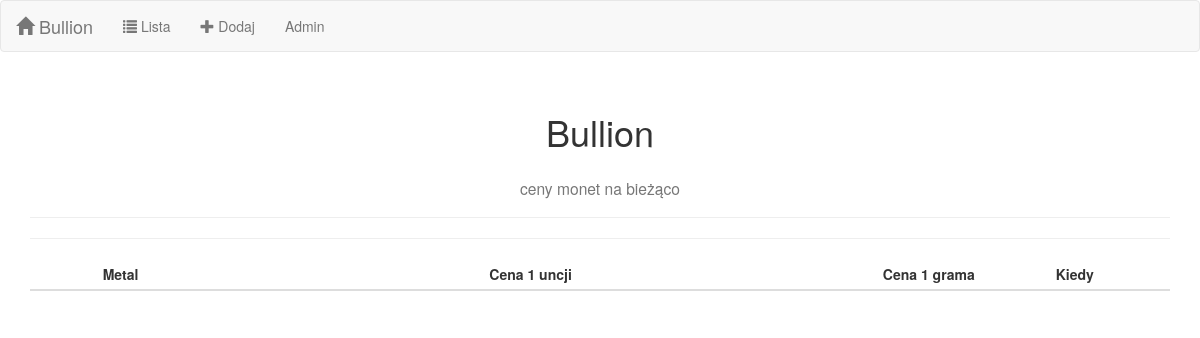
Before: / with the older database file.
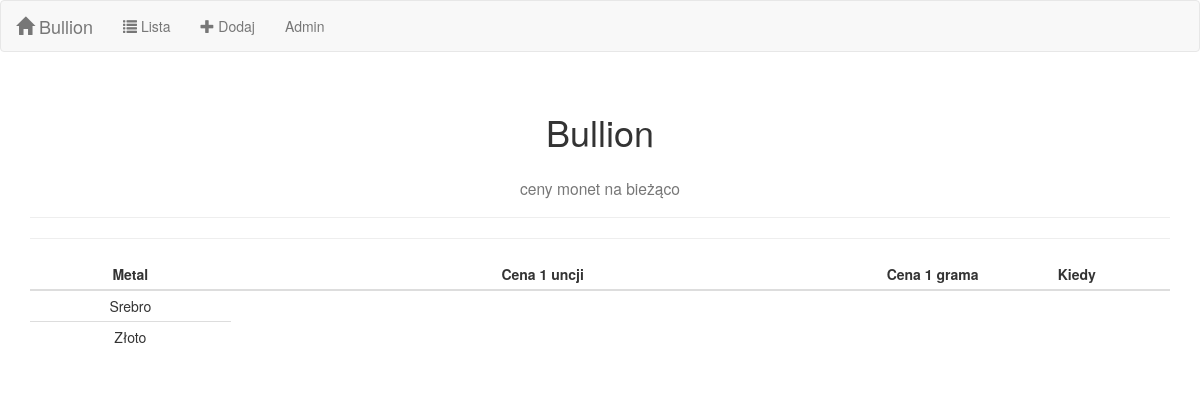
After: the same page with the newer database file.
### bullion/models.py (models this page shows, shortened)
class Metal(models.Model):
    stooq_symbol = models.CharField(max_length=10, primary_key=True)
    name = models.CharField(max_length=50, verbose_name='nazwa')
    short = models.CharField(max_length=10, verbose_name='skrót')
    class Meta:
        verbose_name = 'Metal'
        verbose_name_plural = 'Metale'

### bullion/views.py (the view)
# urls.py: path('', views.MetalListView.as_view(), name='index'),
class MetalListView(ListView):
    model = models.Metal
    context_object_name = 'all_metals'

### bullion/templates/bullion/metal_list.html (shortened to what this page needs)
{% extends 'bullion/base.html' %}
{% block content %}
    <div class="container">
        <div class="page-header">
            <h1 class="text-center">Bullion</h1>
            <h3 class="text-center"><small>ceny monet na bieżąco</small></h3>
        </div>
        <hr>
        <table class="table table-condensed">
            <thead>
                <tr>
                    <th class="text-center">Metal</th>
                    <th class="text-right">Cena 1 uncji</th>
                    <th class="text-right">Cena 1 grama</th>
                    <th class="text-center">Kiedy</th>
                </tr>
            </thead>
            <tbody>
                {% for metal in all_metals %}
                    <tr>
                        <td class="text-center">{{ metal.name }}</td>
                    </tr>
                {% endfor %}
            </tbody>
        </table>
    </div>
{% endblock %}

### bullion/templates/bullion/base.html (shortened to what this page needs)
<!DOCTYPE html>
<html lang="pl">
<head>
    {% load static %}
    <link rel="stylesheet" type="text/css" href="https://maxcdn.bootstrapcdn.com/bootstrap/3.3.7/css/bootstrap.min.css">
</head>
<body>
    <div class="navbar navbar-default">
        <div class="container-fluid">
            <div class="navbar-header">
                <a class="navbar-brand" href="{% url 'index' %}">
                    <span class="glyphicon glyphicon-home"></span>&nbsp;Bullion
                </a>
            </div>
            <div class="collapse navbar-collapse" id="topNavBar">
                <ul class="nav navbar-nav">
                    <li><a href="{% url 'coin_list' %}"><span class="glyphicon glyphicon-list"></span>&nbsp;Lista</a></li>
                    <li><a href="{% url 'coin_create' %}"><span class="glyphicon glyphicon-plus"></span>&nbsp;Dodaj</a></li>
                    <li><a href="{% url 'admin:index' %}">Admin</a></li>
                </ul>
            </div>
        </div>
    </div>
    {% block content %}{% endblock %}
</body>
</html>

Changed rows visible on the page:
added Metal: name "Srebro"
added Metal: name "Złoto"
